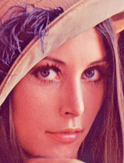
#> input picture img/template.png, 124 x 163 px, shrunk from 175 x 231 before the run
$ jupyter execute --allow-errors 'OpenCVによる画像処理　発展編.ipynb'   (shell and % lines are left out)   (Python 2 division)   (text cells are left out)
#> lines starting #> are read from the running program, lines starting #| are printed output that depends on the picture; after the words box and inside, x2 and y2 are one past the last pixel; in counts of white or black regions, pixels touching at a corner belong together; pictures that were not available may be replaced by others from this repository, and a replacement may not be noted
[cell 1]
import cv2
import numpy as np
from matplotlib import pyplot as plt

[cell 2]
def show_img(img, cmap=None):
    if cmap == 'gray':
        cvt_img = img.copy()
    else:
        cvt_img = cv2.cvtColor(img, cv2.COLOR_BGR2RGB)
    plt.imshow(cvt_img, cmap)
    plt.show()

[cell 3]
template_img = cv2.imread('./img/template.png', 0)
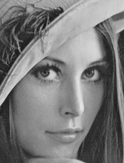
#> template_img: shape (163, 124); min 23, max 232, mean 122.7
show_img(template_img, cmap='gray')

[cell 4]
sample_img = cv2.imread('./img/lenna.png', 0)
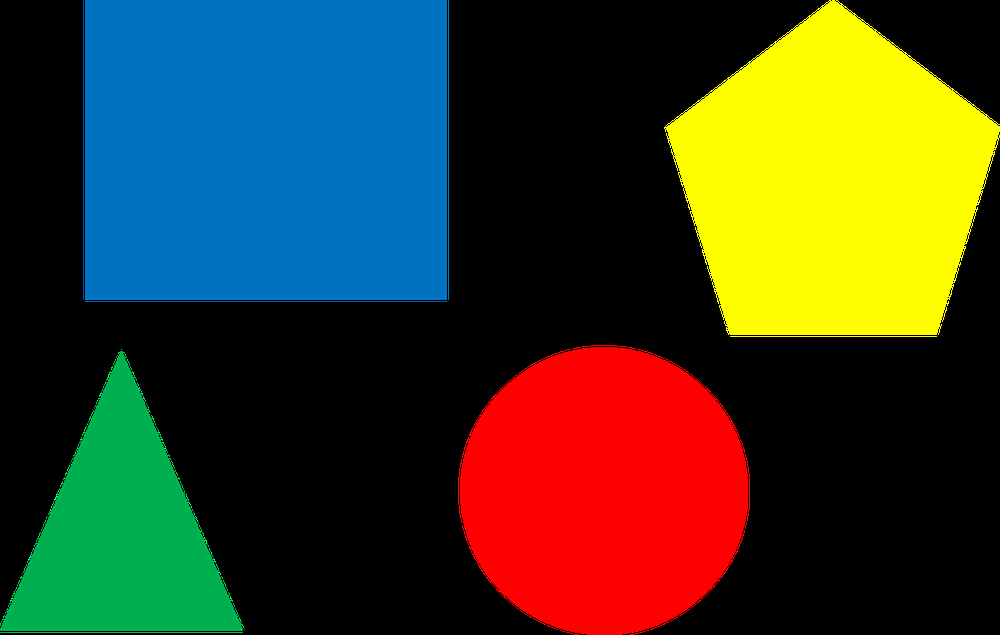
#> input picture img/colorful.png, 1000 x 635 px, shrunk from 1416 x 899 before the run, given in place of lenna.png, which was not available
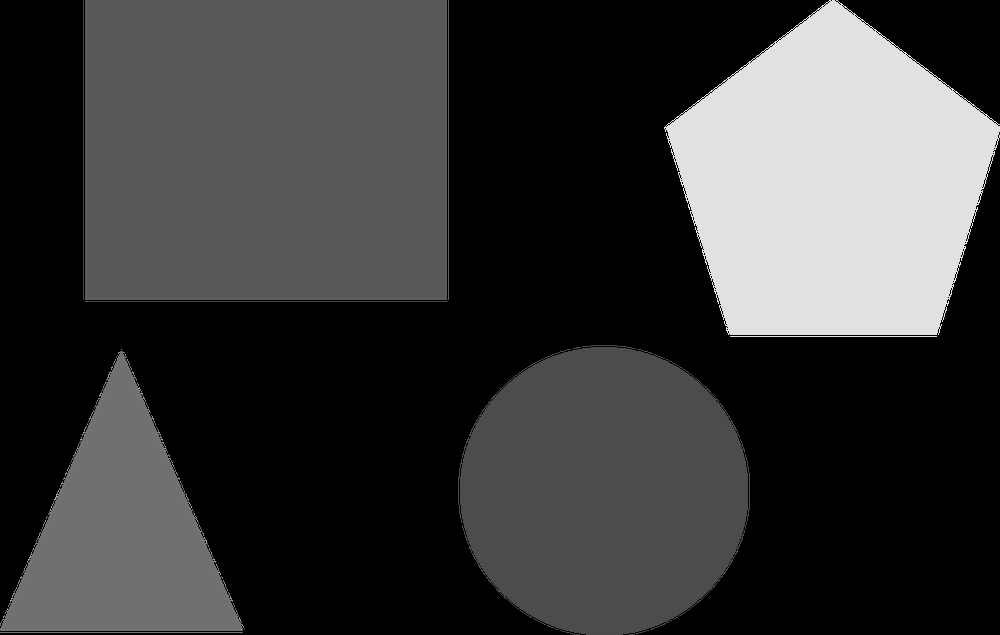
#> sample_img: shape (635, 1000); min 0, max 225, mean 57.1
show_img(sample_img, cmap='gray')

[cell 5]
w, h = template_img.shape
#> w = 163; h = 124
src_img = sample_img.copy()
result = cv2.matchTemplate(src_img, template_img, cv2.TM_SQDIFF_NORMED)
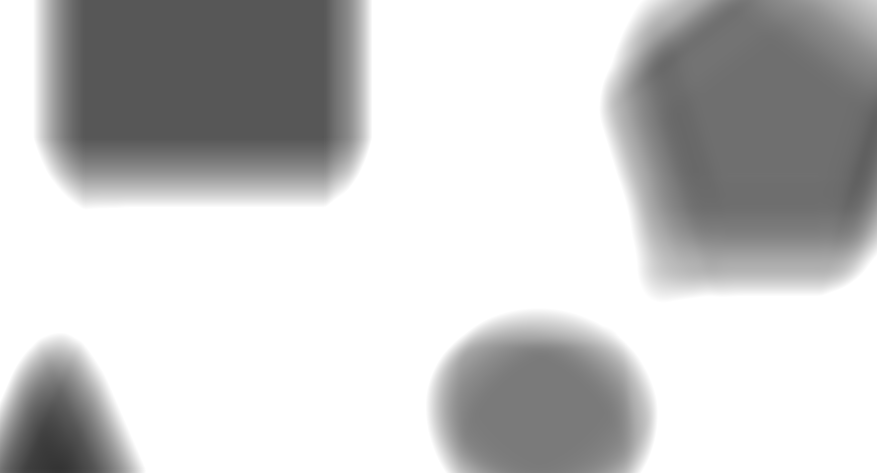
#> result: shape (473, 877) float32; min 0.205, max 1, mean 0.787
min_val, max_val, min_loc, max_loc = cv2.minMaxLoc(result)
#> min_val = 0.205; max_val = 1; min_loc = (57, 468); max_loc = (0, 0)
top_left = min_loc
#> top_left = (57, 468)
bottom_right = (top_left[0] + h, top_left[1] + w)
#> bottom_right = (181, 631)
cv2.rectangle(src_img, top_left, bottom_right, 255, 2)
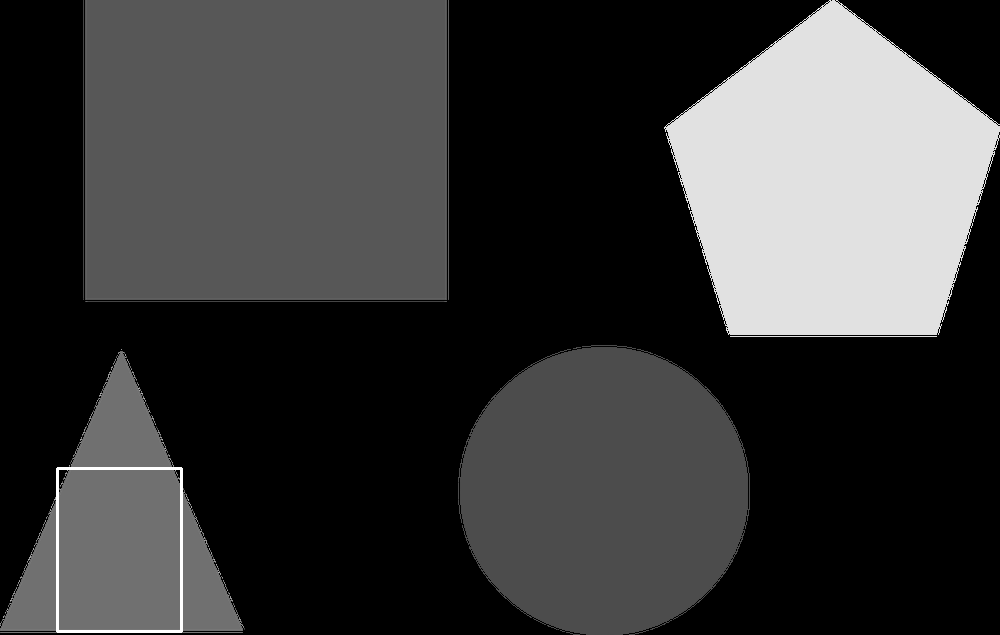
#> src_img: shape (635, 1000); 0.27% of pixels changed, all inside (x1, y1, x2, y2) = (56, 467, 183, 633)
show_img(src_img, cmap='gray')

[cell 6]
img1 = template_img.copy()
sift = cv2.xfeatures2d.SIFT_create()
#> (the rest of this cell did not finish here and is left out)

[cell 7]
img2 = sample_img.copy()
kp2, des2 = sift.detectAndCompute(img2, None)
#> kp2 = 49 keypoints; strongest (x, y, size): (811, 198, 174.6), (910, 301, 55.4), (755, 301, 55), (574, 220, 164.7)
dst_img=cv2.drawKeypoints(img2, kp2, des2)
show_img(dst_img)

[cell 8]
bf_matcher = cv2.BFMatcher()
#> (the rest of this cell did not finish here and is left out)

[cell 9]
MIN_MATCH_COUNT = 10
#> (the rest of this cell did not finish here and is left out)

[cell 10]
img5 = cv2.imread('./img/lenna2.png', 0)
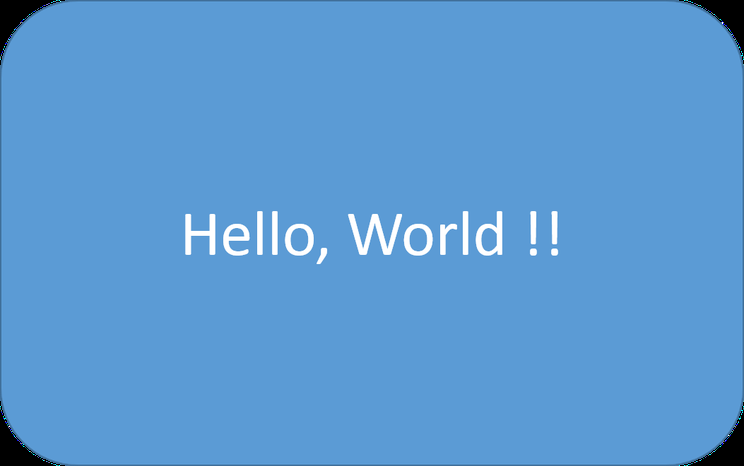
#> input picture img/helloworld.png, 744 x 466 px, shrunk from 1053 x 660 before the run, given in place of lenna2.png, which was not available
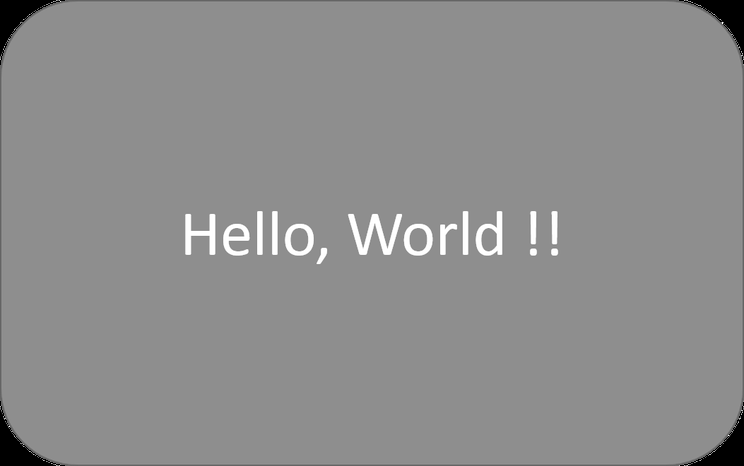
#> img5: shape (466, 744); min 0, max 255, mean 141.1
kp3, des3 = sift.detectAndCompute(img5, None)
#> kp3 = 117 keypoints; strongest (x, y, size): (533, 252, 4.6), (554, 252, 4.6), (324, 251, 4.9), (499, 214, 4.5)
dst_img=cv2.drawKeypoints(img5, kp3, des3)
#> dst_img: shape (466, 744, 3)
show_img(dst_img)

[cell 11]
src_img2 = img5.copy()
result2 = cv2.matchTemplate(src_img2, template_img, cv2.TM_SQDIFF_NORMED)
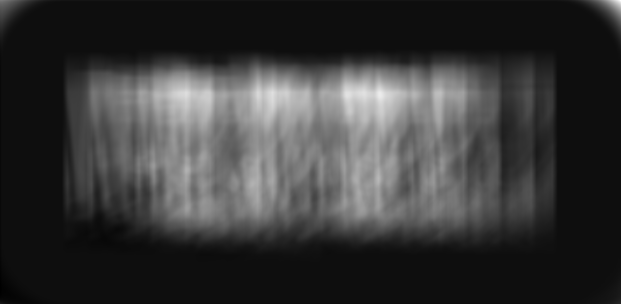
#> result2: shape (304, 621) float32; min 0.156, max 0.251, mean 0.177; drawn with min black and max white
min_val, max_val, min_loc, max_loc = cv2.minMaxLoc(result2)
#> min_val = 0.156; max_val = 0.251; min_loc = (0, 289); max_loc = (620, 0)
top_left = min_loc
#> top_left = (0, 289)
bottom_right = (top_left[0] + h, top_left[1] + w)
#> bottom_right = (124, 452)
cv2.rectangle(src_img2, top_left, bottom_right, 255, 2)
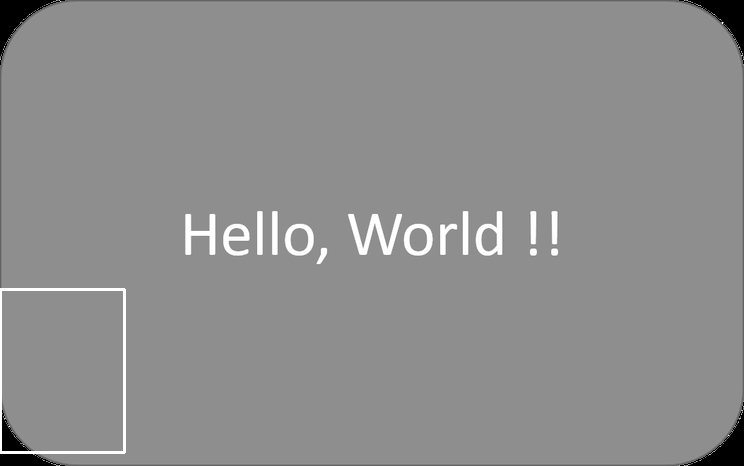
#> src_img2: shape (466, 744); 0.45% of pixels changed, all inside (x1, y1, x2, y2) = (0, 288, 126, 454)
show_img(src_img2, cmap='gray')
